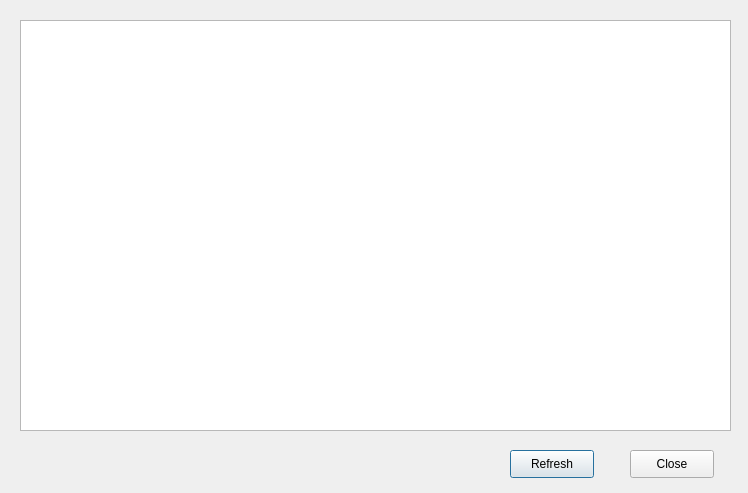
<?xml version="1.0" encoding="UTF-8"?>
<ui version="4.0">
 <class>LogDialog</class>
 <widget class="QDialog" name="LogDialog">
  <property name="geometry">
   <rect>
    <x>0</x>
    <y>0</y>
    <width>748</width>
    <height>493</height>
   </rect>
  </property>
  <property name="minimumSize">
   <size>
    <width>748</width>
    <height>493</height>
   </size>
  </property>
  <property name="maximumSize">
   <size>
    <width>748</width>
    <height>493</height>
   </size>
  </property>
  <property name="windowTitle">
   <string>Logs</string>
  </property>
  <widget class="QTextBrowser" name="textBrowser">
   <property name="geometry">
    <rect>
     <x>20</x>
     <y>20</y>
     <width>711</width>
     <height>411</height>
    </rect>
   </property>
  </widget>
  <widget class="QPushButton" name="freshButton">
   <property name="geometry">
    <rect>
     <x>510</x>
     <y>450</y>
     <width>84</width>
     <height>28</height>
    </rect>
   </property>
   <property name="text">
    <string>Refresh</string>
   </property>
  </widget>
  <widget class="QPushButton" name="closeButton">
   <property name="geometry">
    <rect>
     <x>630</x>
     <y>450</y>
     <width>84</width>
     <height>28</height>
    </rect>
   </property>
   <property name="text">
    <string>Close</string>
   </property>
  </widget>
 </widget>
 <resources/>
 <connections/>
</ui>
